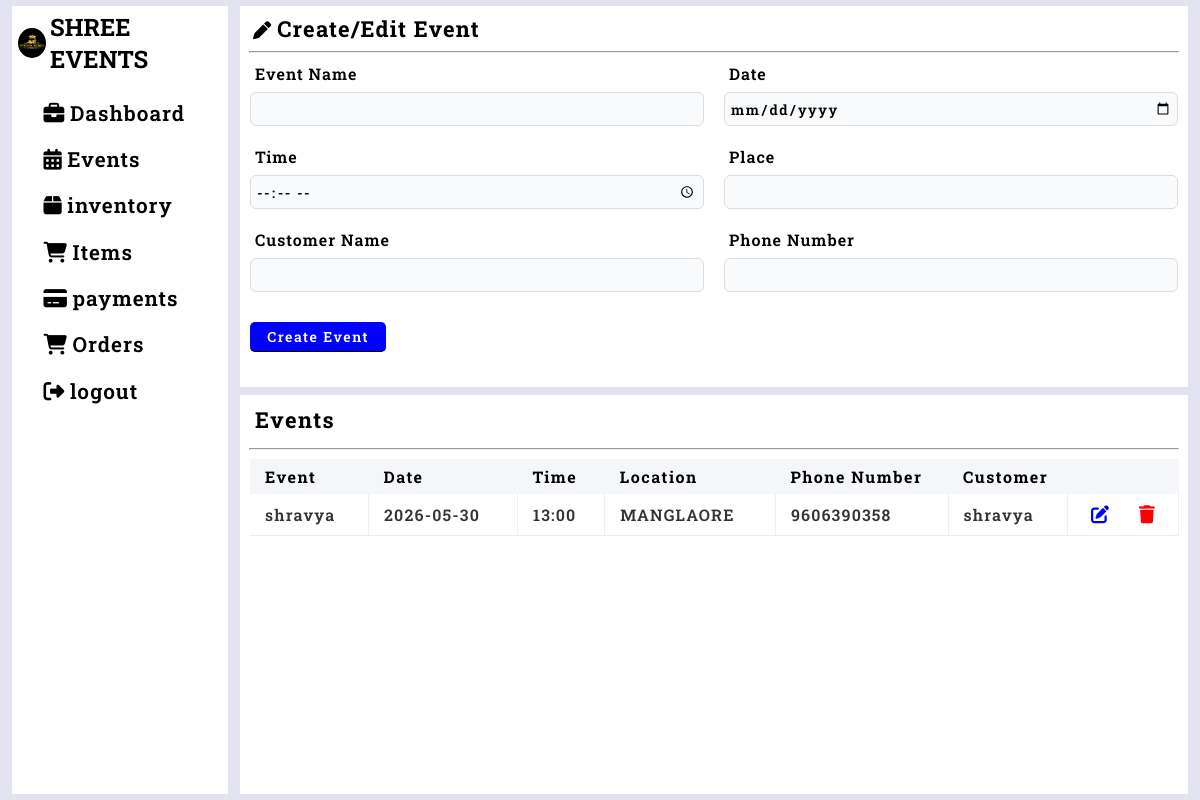
The page /events (signed in) on the database as committed earlier.
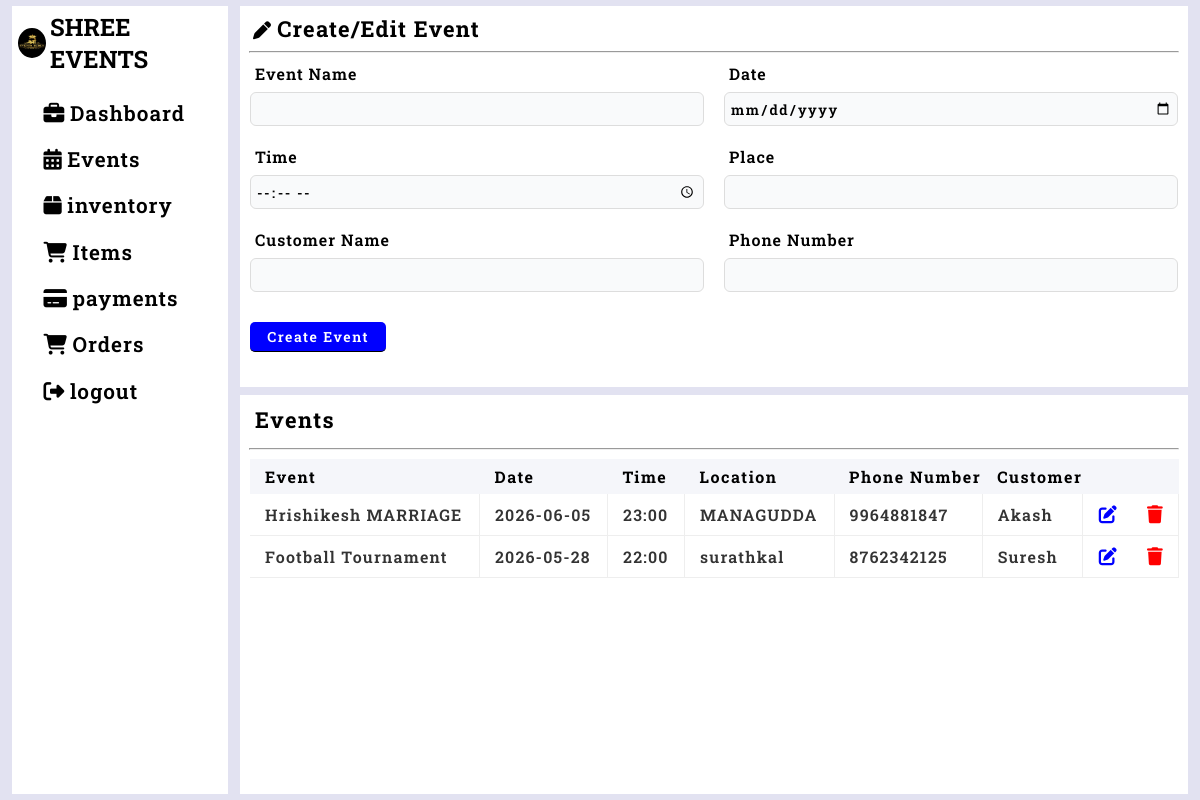
The same page on the database as committed later.
### tables this page shows
CREATE TABLE events(event_id INTEGER PRIMARY KEY AUTOINCREMENT,
                event_name TEXT NOT NULL,
                event_date DATETIME NOT NULL,
                event_time DATETIME NOT NULL,
                place TEXT NOT NULL,
                cust TEXT NOT NULL,
                status TEXT DEFAULT 'pending',
                event_status TEXT DEFAULT 'upcoming',
                phone_number INTEGER NOT NULL

                );

### events.py (the view, shortened to what this page needs)
@events_app.route('/events',methods=['GET','POST'])
def events_fn():
    try:
        if 'user' in session:
            edit_data=None
            list_data=events_list()
            return render_template('events.html',list_data=list_data,edit_data=edit_data)
        else:
            return redirect(url_for('home'))
    except Exception:
        return("Unexpected Error")
        return redirect(url_for('home'))

### database.py (called while the page is built)
def get_connection():
    con=sqlite3.connect("database.db",timeout=30,check_same_thread=False) #connect to database and create a cursor to run commands
    return con

def events_list():
    con=get_connection()
    cursor=con.cursor()
    cursor.execute("SELECT event_id,event_name,event_date,event_time,place,cust,phone_number FROM events ORDER BY event_id DESC")
    events_li=cursor.fetchall()
    con.commit()
    con.close()
    return events_li

### templates/events.html (shortened to what this page needs)
{% extends "base.html" %} {% block title %}EVENTS{% endblock %} {% block content
%}
<div class="event-creation-container">
  <h2>
    <i class="fa-solid fa-pen" style="margin-right: 5px; font-size: 18px; margin-left: 5px"></i>Create/Edit Event
  </h2>
  <hr />
    <form method="post">
      <div class="form-container">
        <label>Event Name</label>
        <input type="text" name="eventname" value="{{edit_data.name if edit_data else ''}}" required />
      </div>
      <div class="form-container">
        <label>Date</label>
        <input type="date" name="date" value="{{edit_data.date if edit_data else ''}}" required />
      </div>
      <div class="form-container">
        <label>Time</label>
        <input type="time" name="time" value="{{edit_data.time if edit_data else ''}}" required />
      </div>
      <div class="form-container">
        <label>Place</label>
        <input type="text" name="place" value="{{edit_data.place if edit_data else ''}}" required />
      </div>
      <div class="form-container">
        <label>Customer Name</label>
        <input type="text" name="cust" value="{{edit_data.cust if edit_data else ''}}" required />
      </div>
      <div class="form-container">
                <label>Phone Number</label>
        <input type="tel" name="phone" maxlength="10" pattern="[0-9]{10}" value="{{edit_data.phone if edit_data else ''}}" required>
      </div>
      <div class="form-btn">
        {% if edit_data %}
        <input type="submit" value="Update Event" name="update" />
        {% else %}
        <input type="submit" value="Create Event" name="create" />
        {% endif %}
      </div>
    </form>
</div>
<div class="event-upcoming-list">
  <h2>Events</h2>
  <hr />
  <div class="upcoming-event-table">
    <table>
      <thead>
        <tr>
          <th>Event</th>
          <th>Date</th>
          <th>Time</th>
          <th>Location</th>
          <th>Phone Number</th>
          <th>Customer</th>
          <th></th>
        </tr>
      </thead>
      <tbody>
        {% for e in list_data %}
        <tr>
          <td>{{e[1]}}</td>
          <td>{{e[2]}}</td>
          <td>{{e[3]}}</td>
          <td>{{e[4]}}</td>
          <td>{{e[6]}}</td>
          <td>{{e[5]}}</td>
          <td class="action">
            <form method="post">
              <button type="submit" name="edit"><i class="fa-solid fa-pen-to-square"></i></button>
              <button type="submit" name="delete" onclick="return confirm('Are you Sure you want to Delete This event?')">
                <i class="fa-solid fa-trash"></i>
              </button>
            </form>
          </td>
        </tr>
        {% endfor %}
      </tbody>
    </table>
  </div>
</div>
{% endblock %}

Rows that differ between the two databases and show on the page:
removed events: event_name "shravya", event_date "2026-05-30", event_time "13:00", place "MANGLAORE", phone_number "9606390358", cust "shravya"
added events: event_name "Hrishikesh MARRIAGE", event_date "2026-06-05", event_time "23:00", place "MANAGUDDA", phone_number "9964881847", cust "Akash"
added events: event_name "Football Tournament", event_date "2026-05-28", event_time "22:00", place "surathkal", phone_number "8762342125", cust "Suresh"
